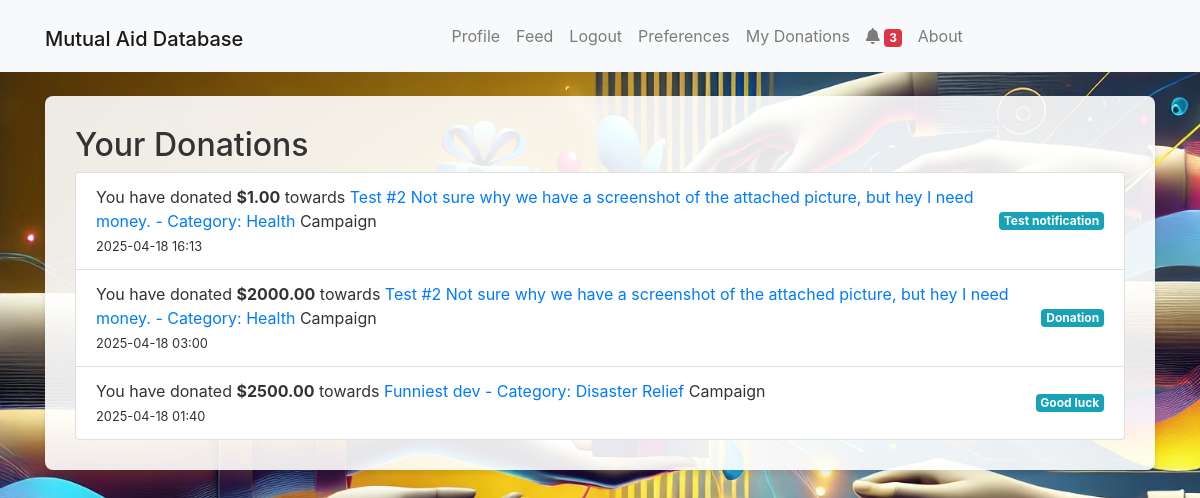
/my_donations (signed in), run on the app's committed database.
### app/models.py (models this page shows, shortened)
class Donation(db.Model):
    __tablename__ = 'donation'
    id = db.Column(db.Integer, primary_key=True)
    post_id = db.Column(db.Integer, db.ForeignKey('post.id'), nullable=False)
    donor_id = db.Column(db.Integer, db.ForeignKey('users.id'), nullable=False)
    amount = db.Column(db.Numeric(10, 2), nullable=False)
    message = db.Column(db.Text, nullable=True)
    timestamp = db.Column(db.DateTime, default=datetime.utcnow, nullable=False)
    post = db.relationship('Post', back_populates='donations')
    donor = db.relationship('User', back_populates='donations')

class Post(db.Model):
    __tablename__ = 'post'
    id = db.Column(db.Integer, primary_key=True)
    user_id = db.Column(db.Integer, db.ForeignKey('users.id'), nullable=False)
    content = db.Column(db.String(140), nullable=False)
    media_filename = db.Column(db.String(255), nullable=True)
    category = db.Column(db.String(55), nullable=False) # Category of the post (e.g., "Help Needed", "Donation", etc.)
    status = db.Column(db.String(55), nullable=False, default='Pending') # Status of the post (e.g., "Pending", "Approved", "Rejected")
    timestamp = db.Column(db.DateTime, index=True, nullable=False, default=datetime.utcnow) # Timestamp for when the post was created
    goal = db.Column(db.Numeric(10, 2), nullable=False) # Goal amount for the post
    author = db.relationship('User', backref='posts', lazy=True)
    donations = db.relationship('Donation', back_populates='post', lazy='select', cascade='all, delete-orphan')

### app/routes.py (the view)
@main.route('/my_donations')
def my_donations():
    if 'user_id' not in session:
        flash('Please log in to see your donations.', 'warning')
        return redirect(url_for('main.login'))
    donations = Donation.query.filter_by(donor_id=session['user_id']) \
                              .order_by(Donation.timestamp.desc()).all()
    return render_template('my_donations.html', donations=donations)

### app/__init__.py (called while the page is built)
@app.context_processor
def inject_notification_count():
    from app.models import Notification  # avoid circular import issues if needed
    if 'user_id' in session:
        count = Notification.query.filter_by(user_id=session['user_id'], is_read=False).count()
    else:
        count = 0
    print(f"Notification count: {count}")
    return dict(notification_count=count)

### app/templates/my_donations.html (shortened to what this page needs)
{% extends "base.html" %}
{% block content %}
<div class="form-container">
  <h2>Your Donations</h2>
  {% if donations %}
    <ul class="list-group">
      {% for d in donations %}
        <li class="list-group-item d-flex justify-content-between align-items-center">
          <div>
            You have donated <strong>${{ '{:.2f}'.format(d.amount) }}</strong> towards
            <a href="{{ url_for('main.view_post', post_id=d.post_id) }}">
              {{ d.post.content }} - Category: {{ d.post.category }}
            </a>Campaign
            <br>
            <small>{{ d.timestamp.strftime('%Y-%m-%d %H:%M') }}</small>
          </div>
          {% if d.message %}
            <span class="badge badge-info">{{ d.message }}</span>
          {% endif %}
        </li>
      {% endfor %}
    </ul>
  {% else %}
    <p>You haven’t made any donations yet.</p>
  {% endif %}
</div>
{% endblock %}

### app/static/css/style.css (style rules this page uses)
body { background-image: url("../uploads/Mutual\ database\ background.png"); background-size: cover; background-attachment: fixed; background-size: cover; background-color: #f5f7fa; color: #333; }
.form-container { background-color: rgba(255, 255, 255, 0.9); padding: 30px; border-radius: 8px; box-shadow: 0 4px 6px rgba(0, 0, 0, 0.1); margin-top: 20px; margin-bottom: 20px; }

### data on the page
Donation: amount "1.00", post.content "Test #2 Not sure why we have a screenshot of the attached picture, but hey I need money.", post.category "Health", timestamp "2025-04-18 16:13", message "Test notification"
Donation: amount "2000.00", post.content "Test #2 Not sure why we have a screenshot of the attached picture, but hey I need money.", post.category "Health", timestamp "2025-04-18 03:00", message "Donation"
Donation: amount "2500.00", post.content "Funniest dev", post.category "Disaster Relief", timestamp "2025-04-18 01:40", message "Good luck"

### other printed values
{{ notification_count }} "3"
